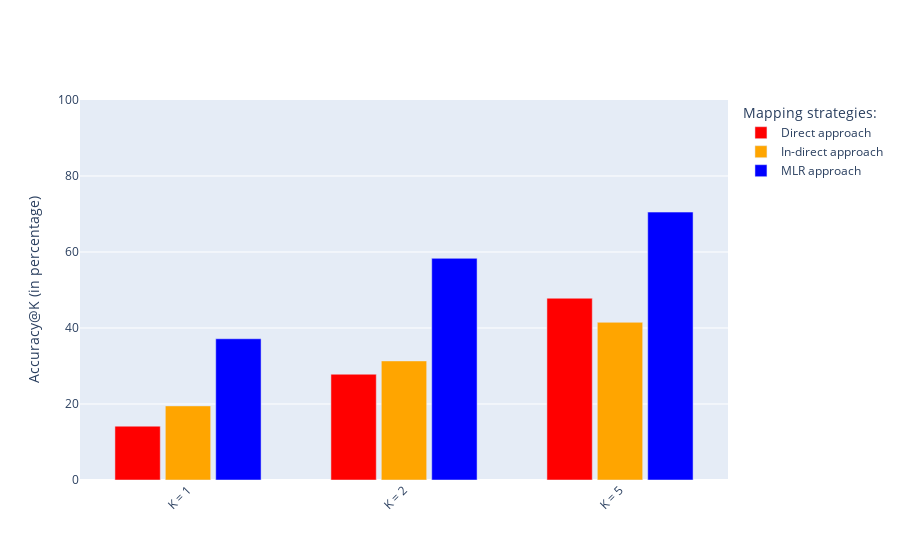

Notebook code for this chart:
### Markdown cell above
## C- Compare 3 API-mapping strategies:

### Code cell
accuracy_ats = [1, 2, 5]
ans = {'direct': [], 'in-direct': [], 'ml': []}

for accuracy_at in accuracy_ats:
    direct_response = get_stat_for('../data/output/api-mapping/jdt_direct.csv', {}, '-new', 'ratio', 1, 1, 1, accuracy_at)
    indirect_response = get_stat_for('../data/output/api-mapping/jdt_indirect.csv', {}, '-new', 'ratio', 1, 1, 1, accuracy_at)
    ml_response = get_stat_for('../data/output/api-mapping/jdt_ml.csv', {}, '-new', 'ratio', 1, 1, 1, accuracy_at) 

    ans['direct'].append(direct_response * 100)
    ans['in-direct'].append(indirect_response * 100)
    ans['ml'].append(ml_response * 100)

# https://stackoverflow.com/questions/34674558/how-to-change-space-between-bars-when-drawing-multiple-barplots-in-pandas
import plotly.graph_objects as go

accuracies = ['K = 1', 'K = 2', 'K = 5']

fig = go.Figure()
fig.add_trace(go.Bar(
x=accuracies,
y=ans['direct'],
name='Direct approach',
marker_color='red'
))
fig.add_trace(go.Bar(
x=accuracies,
y=ans['in-direct'],
name='In-direct approach',
marker_color='orange' 
))

fig.add_trace(go.Bar(
x=accuracies,
y=ans['ml'],
name='MLR approach',
marker_color='blue' 
))

# Here we modify the tickangle of the xaxis, resulting in rotated labels.
fig.update_layout(barmode='group', xaxis_tickangle=-45,bargap=0.3,bargroupgap=0.1,yaxis_range=[0,100],
    #title="Plot Title",
    #xaxis_title="K",
    yaxis_title="Accuracy@K (in percentage)",
    legend_title="Mapping strategies:"
)
fig.show()

### Figure 1 — Plotly figure (JSON) as saved in the notebook; plotly's stock layout.template omitted (floating-point values rounded to 4 significant figures)
{"data": [{"marker": {"color": "red"}, "name": "Direct approach", "type": "bar", "x": ["K = 1", "K = 2", "K = 5"], "y": [14.17, 27.83, 47.83]}, {"marker": {"color": "orange"}, "name": "In-direct approach", "type": "bar", "x": ["K = 1", "K = 2", "K = 5"], "y": [19.5, 31.33, 41.5]}, {"marker": {"color": "blue"}, "name": "MLR approach", "type": "bar", "x": ["K = 1", "K = 2", "K = 5"], "y": [37.17, 58.33, 70.5]}], "layout": {"bargap": 0.3, "bargroupgap": 0.1, "barmode": "group", "legend": {"title": {"text": "Mapping strategies:"}}, "xaxis": {"tickangle": -45}, "yaxis": {"range": [0, 100], "title": {"text": "Accuracy@K (in percentage)"}}}}
